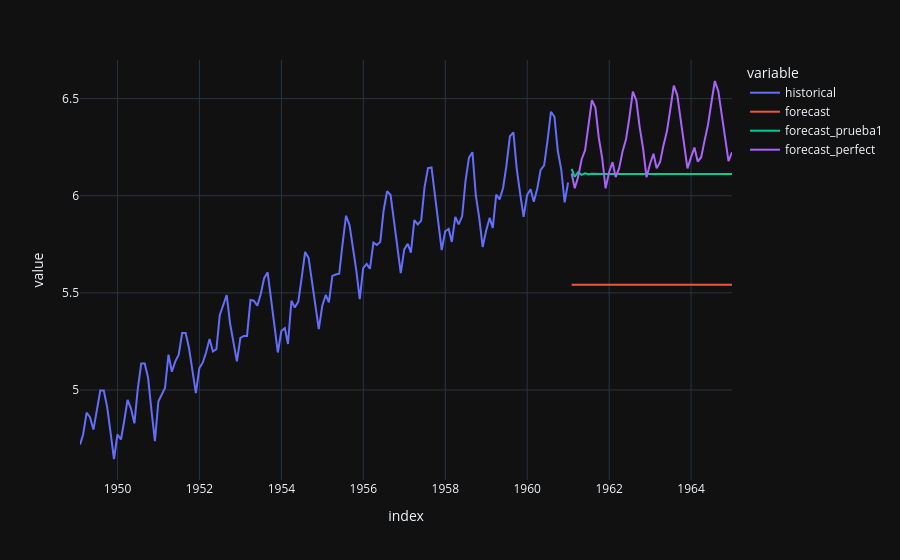

Notebook source saved alongside this figure:
### Code cell
# Acá vemos las 3 opciones de forecast en el mismo chart

df_pred.plot(color='variable')

### Figure 1 — Plotly figure (JSON) as saved in the notebook; plotly's stock layout.template omitted (floating-point values rounded to 4 significant figures; data arrays with more than 128 entries replaced by an {"elided": "..."} marker saying what was removed)
{"data": [{"hovertemplate": "variable=historical<br>index=%{x}<br>value=%{y}<extra></extra>", "legendgroup": "historical", "line": {"color": "#636efa", "dash": "solid"}, "marker": {"symbol": "circle"}, "mode": "lines", "name": "historical", "orientation": "v", "showlegend": true, "type": "scatter", "x": {"elided": "192 str values"}, "xaxis": "x", "y": {"elided": "192 float values"}, "yaxis": "y"}, {"hovertemplate": "variable=forecast<br>index=%{x}<br>value=%{y}<extra></extra>", "legendgroup": "forecast", "line": {"color": "#EF553B", "dash": "solid"}, "marker": {"symbol": "circle"}, "mode": "lines", "name": "forecast", "orientation": "v", "showlegend": true, "type": "scatter", "x": {"elided": "192 str values"}, "xaxis": "x", "y": {"elided": "192 float values"}, "yaxis": "y"}, {"hovertemplate": "variable=forecast_prueba1<br>index=%{x}<br>value=%{y}<extra></extra>", "legendgroup": "forecast_prueba1", "line": {"color": "#00cc96", "dash": "solid"}, "marker": {"symbol": "circle"}, "mode": "lines", "name": "forecast_prueba1", "orientation": "v", "showlegend": true, "type": "scatter", "x": {"elided": "192 str values"}, "xaxis": "x", "y": {"elided": "192 float values"}, "yaxis": "y"}, {"hovertemplate": "variable=forecast_perfect<br>index=%{x}<br>value=%{y}<extra></extra>", "legendgroup": "forecast_perfect", "line": {"color": "#ab63fa", "dash": "solid"}, "marker": {"symbol": "circle"}, "mode": "lines", "name": "forecast_perfect", "orientation": "v", "showlegend": true, "type": "scatter", "x": {"elided": "192 str values"}, "xaxis": "x", "y": {"elided": "192 float values"}, "yaxis": "y"}], "layout": {"legend": {"title": {"text": "variable"}, "tracegroupgap": 0}, "margin": {"t": 60}, "xaxis": {"anchor": "y", "domain": [0, 1], "title": {"text": "index"}}, "yaxis": {"anchor": "x", "domain": [0, 1], "title": {"text": "value"}}}}
